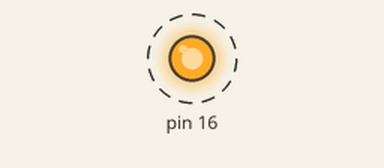
This sketch was run on a simulated Arduino Uno, built with avr-gcc and run on an emulated ATmega328P. Parts: output pins drawn as LEDs (lit = HIGH). Dashed ring = blinking.

Above: at 0.5 s.
Timing chart, 0 to 3.5 s (numbered marks = the images above):
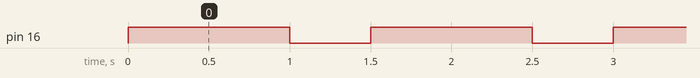

Measured:
- by itself, pin 16: alternates HIGH for 1.0 s and LOW for 0.50 s

The sketch:

LabS1.ino
```cpp
void setup() {
  pinMode(16, OUTPUT);

}

void loop() {
  digitalWrite(16,HIGH);
  delay(1000);
  digitalWrite(16, LOW);
  delay(500);
}
```

abc.ino
```cpp
void abc(){

}
```
